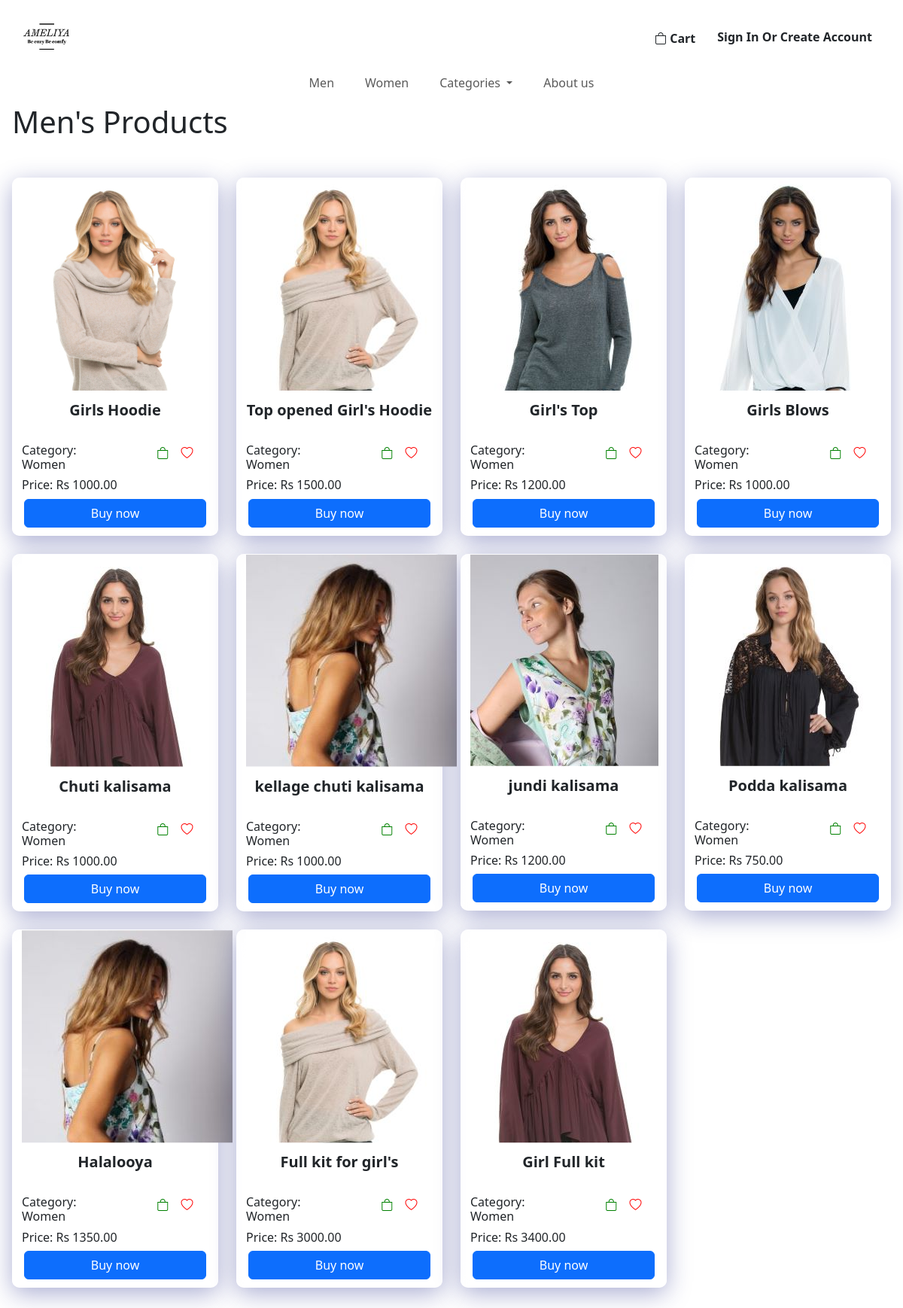
Screenshot of /components/Women.php with the database file from the repository.
### tables this page shows
CREATE TABLE IF NOT EXISTS `women` (
  `id` int NOT NULL AUTO_INCREMENT,
  `product_id` int NOT NULL,
  PRIMARY KEY (`id`),
  KEY `fk_women_product1_idx` (`product_id`),
  CONSTRAINT `fk_women_product1` FOREIGN KEY (`product_id`) REFERENCES `product` (`id`)
);

CREATE TABLE IF NOT EXISTS `product_img` (
  `path` varchar(150) NOT NULL,
  `product_id` int NOT NULL,
  PRIMARY KEY (`path`),
  KEY `fk_product_img_product1_idx` (`product_id`),
  CONSTRAINT `fk_product_img_product1` FOREIGN KEY (`product_id`) REFERENCES `product` (`id`)
);

CREATE TABLE IF NOT EXISTS `product` (
  `id` int NOT NULL AUTO_INCREMENT,
  `price` varchar(45) DEFAULT NULL,
  `qty` varchar(45) DEFAULT NULL,
  `discription` varchar(150) DEFAULT NULL,
  `title` varchar(45) DEFAULT NULL,
  `aded_date` date DEFAULT NULL,
  `del_fee_col` double DEFAULT NULL,
  `del_fee_other` double DEFAULT NULL,
  `color_clr_id` int NOT NULL,
  `category_c_id` int NOT NULL,
  `brand_b_id` int NOT NULL,
  `status_s_id` int NOT NULL,
  PRIMARY KEY (`id`),
  KEY `fk_product_color1_idx` (`color_clr_id`),
  KEY `fk_product_category1_idx` (`category_c_id`),
  KEY `fk_product_brand1_idx` (`brand_b_id`),
  KEY `fk_product_status1_idx` (`status_s_id`),
  CONSTRAINT `fk_product_brand1` FOREIGN KEY (`brand_b_id`) REFERENCES `brand` (`b_id`),
  CONSTRAINT `fk_product_category1` FOREIGN KEY (`category_c_id`) REFERENCES `category` (`c_id`),
  CONSTRAINT `fk_product_color1` FOREIGN KEY (`color_clr_id`) REFERENCES `color` (`clr_id`),
  CONSTRAINT `fk_product_status1` FOREIGN KEY (`status_s_id`) REFERENCES `status` (`s_id`)
);

CREATE TABLE IF NOT EXISTS `category` (
  `c_id` int NOT NULL AUTO_INCREMENT,
  `c_name` varchar(45) DEFAULT NULL,
  PRIMARY KEY (`c_id`)
);

### components/connection.php (called while the page is built, shortened)
<?php
class Database{
    public static $connection;
    public static function setUpConnection(){
        if(!isset(Database::$connection)){
            Database::$connection = new mysqli("localhost","root","Kavitha@#2003","vivaaluth","3306");
        }
    }
    public static function search($q){
        $resultset = Database::$connection->query($q);
        return $resultset;
    }
}
?>

### components/Women.php (the view, shortened to what this page needs)
<!DOCTYPE html>
<html lang="en">
<head>
    <link rel="stylesheet" href="https://cdn.jsdelivr.net/npm/bootstrap@4.1.3/dist/css/bootstrap.min.css">
    <link rel="stylesheet" href="https://cdn.jsdelivr.net/npm/bootstrap-icons@1.11.3/font/bootstrap-icons.min.css">
    <link rel="stylesheet" href="../style.css">
</head>
<body>
<?php
    require "NavbarOther.php";
    require "connection.php";
    require "Header.php";
    ?>
    <h1>Men's Products</h1>
    <div class="row text-center" style="margin-top:50px;">
        <?php
        $wpdall = Database::search("SELECT * FROM women INNER JOIN product ON product_id = product.id INNER JOIN product_img ON product.id = product_img.product_id INNER JOIN category ON product.category_c_id = category.c_id ;
        ");
        $wpdall_num = $wpdall->num_rows;
        for ($x = 0; $x < $wpdall_num; $x++) {
            $wpdall_data = $wpdall->fetch_assoc();
            $imgSrc = $wpdall_data["path"];
        ?>
            <div class="col-lg-3 col-md-6 col-sm-12 text-center mb-4">
                    <div class="container" id="box">
                        <img src="../<?php echo $imgSrc; ?>" alt="" style="clip-path: polygon(0 0, 100% 0, 100% 75%, 0 75%);">
                        <div class="row text-center" style="margin-top:-80px;">
                            <h5>
                                <span id="title1"><b><?php echo $wpdall_data["title"] ?></b></a></span>
                            </h5>
                        </div>
                        <br>
                        <div class="row">
                            <div class="col-7 text-start">
                                <h6>Category: <?php echo $wpdall_data["c_name"] ?></h6>
                            </div>
                            <div class="col-5 text-end">
                                <div class="row">
                                    <div class="col text-center">
                                        <button onclick="addtocarthome(<?php echo $wpdall_data['id'] ?>);" style="border: none; background:none;">
                                            <i class="bi bi-bag cart-icon"></i>
                                        </button>
                                        <button onclick="wishlisthome2(<?php echo $wpdall_data['id'] ?>);" style="border: none; background:none;">
                                            <i class="bi bi-heart heart-icon"></i>
                                        </button>                                    </div>
                                </div>
                            </div>
                        </div>
                        <div class="row text-start">
                            <h6>Price: Rs <?php echo $wpdall_data["price"] ?>.00</h6>
                        </div>
                        <div class="col" style="margin-bottom: 10px;">
                            <div class="row text-center">
                                <button type="button" class="btn btn-primary"><a href="<?php echo "./singleproductview.php?id=" . ($wpdall_data["product_id"]); ?>" style="color:white; text-decoration:none;">Buy now</a></button>
                            </div>
                        </div>
                    </div>
                </div>
        <?php
        }
        ?>
    </div>
</body>
</html>

### style.css (style rules this page uses)
#box { background: rgba(255, 255, 255, 0.65); box-shadow: 0 8px 32px 0 rgba(31, 38, 135, 0.37); backdrop-filter: blur(20px); -webkit-backdrop-filter: blur(20px); border-radius: 10px; border: 1px solid rgba(255, 255, 255, 0.18); }

### components/Women.php (style rules this page uses)
.cart-icon { color: green; }
.heart-icon { color: red; }

### rows the page displays
women: product_img.path (picture), product.title "Girls Hoodie", category.c_name "Women", product.price "1000"
women: product_img.path (picture), product.title "Top opened Girl's Hoodie", category.c_name "Women", product.price "1500"
women: product_img.path (picture), product.title "Girl's Top", category.c_name "Women", product.price "1200"
women: product_img.path (picture), product.title "Girls Blows", category.c_name "Women", product.price "1000"
women: product_img.path (picture), product.title "Chuti kalisama", category.c_name "Women", product.price "1000"
women: product_img.path (picture), product.title "kellage chuti kalisama", category.c_name "Women", product.price "1000"
women: product_img.path (picture), product.title "jundi kalisama", category.c_name "Women", product.price "1200"
women: product_img.path (picture), product.title "Podda kalisama", category.c_name "Women", product.price "750"
women: product_img.path (picture), product.title "Halalooya", category.c_name "Women", product.price "1350"
women: product_img.path (picture), product.title "Full kit for girl's", category.c_name "Women", product.price "3000"
women: product_img.path (picture), product.title "Girl Full kit", category.c_name "Women", product.price "3400"
